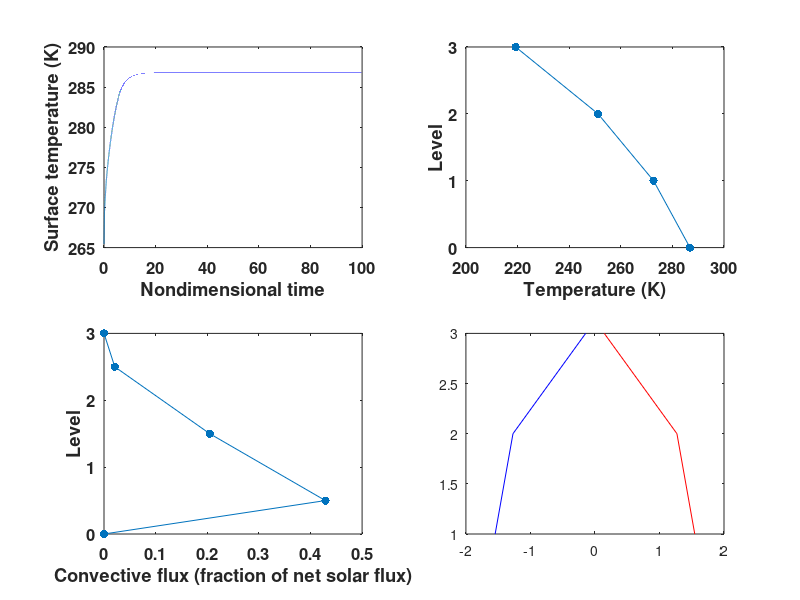

Reproduce this figure in MATLAB. (Note: this script raises an error after producing the figure.)
% Three-layer radiative-convective equilibrium with clouds
%
% This program solves the time-dependent problem to find steady-state solutions
%
% 's' denotes the surface, and '1', '2', and '3' denote succesively higher layers
%
% PARAMETERS
%
Te=255;			% Effective emission temperature in absence of clouds
flux=5.67e-8.*Te.^4;
%
f1=0.15;
f2=0.1;			% Fraction of clouds in each layer
f3=0.6;
%
ac1=0.8;
ac2=0.65;		% Cloud albedos in each layer
ac3=0.4;
%
ecloud1=0.9;
ecloud2=0.85;	% Cloud emissivities in each layer
ecloud3=0.8;
%
ec3=0.55;       % Background clear sky emissivity 
%
stoptime=100;	% Nondimensional time that integration stops
dt=0.001;		% Nondimensional time step
al=500;			% Convective relaxation parameter
asf=0.2;        % Asselin filter for time stepping
%
dtt=2.*dt;
clear Tgraph Time
%-------------------------------------------------------------------------------------
%
%	Calculate effective emissivity of layer 3
%
e3=(1-f3).*ec3+f3.*ecloud3;
%
ftemp=(1-ac1.*f1).*(1-ac2.*f2).*(1-ac3.*f3);
ftemp2=1-ftemp;
%
%  Initial guess
%
T31=0.75;
T21=T31+.147;
T11=T21+0.088;
Ts1=T11+0.056;
%
T31=T31.^4;
T21=T21.^4;
T11=T11.^4;
Ts1=Ts1.^4;
%
T32=T31;
T22=T21;
T12=T11;
Ts2=Ts1;
%
% Loop in time until solutions are stable
%
Tgraph=zeros(1,stoptime/dt);
Time=zeros(1,stoptime/dt);
Sprod=zeros(1,stoptime/dt);
%
for j=1:stoptime/dt
   %
   T3=T31.^0.25;
   T2=T21.^0.25;
   T1=T11.^0.25;
   Ts=Ts1.^0.25;
%
%  Re-calculate clear-sky and total emissivities taking into account 
%  variable water vapor. Added according to notes by Malte Jansen, 10/2007
%
   Tsc=Te.*Ts-273.15;
   T1c=Te.*T1-273.15;
   T2c=Te.*T2-273.15;
   T3c=Te.*T3-273.15;
   % Saturation vapor pressures in layers 1 and 2
   es1=6.112.*exp(17.67.*T1c./(243.5+T1c));
   es2=6.112.*exp(17.67.*T2c./(243.5+T2c));
   % Clear sky emissivities in layers 1 and 2
   ec1=1-(1-ec3).*exp(-0.21.*es1);
   ec2=1-(1-ec3).*exp(-0.41.*es2);
   % Effective emissivities in layers 1 and 2
   e1=(1-f1).*ec1+f1.*ecloud1;
   e2=(1-f2).*ec2+f2.*ecloud2;   
%
%  end mods
%
   Tgraph(j)=Te.*Ts;
   Time(j)=dt.*j;
%
%  Introduce temperature-dependent moist adiabatic lapse rates.  11/2007.   
%
% Saturation vapor pressure at surface
%
   ess=6.112.*exp(17.67.*Tsc./(243.5+Tsc));
   es3=6.112.*exp(17.67.*T3c./(243.5+T3c));
%   
% Saturation specific humidities
%
   qs=0.622.*ess./1000;
   q1=0.622.*es1./800;
   q2=0.622.*es2./600;
   q3=0.622.*es3./400;
%
% Moist adiabatic temperature differences across layers
%
   gam1=0.1.*(1+8.7e3.*(qs+q1)./(Te.*(Ts+T1)))./(1+1.36e7.*2.*(qs+q1)./(Te.*(Ts+T1)).^2);
   gam2=0.12.*(1+8.7e3.*(q1+q2)./(Te.*(T1+T2)))./(1+1.36e7.*2.*(q1+q2)./(Te.*(T1+T2)).^2);
   gam3=0.14.*(1+8.7e3.*(q2+q3)./(Te.*(T2+T3)))./(1+1.36e7.*2.*(q2+q3)./(Te.*(T2+T3)).^2);
%  
% Convective heat fluxes
%
   fcon1=al.*max(0,(Ts-T1-gam1));
   fcon2=al.*max(0,(T1-T2-gam2));
   fcon3=al.*max(0,(T2-T3-gam3));
%
%  Mods 10/17/2008
%
     f3=1-exp(-5.*fcon3);
     ecloud3=1-exp(-2.8.*f3);
     e3=(1-f3).*ec3+f3.*ecloud3; 
     ftemp=(1-ac1.*f1).*(1-ac2.*f2).*(1-ac3.*f3);
     ftemp2=1-ftemp;
%
% Calculate entropy production
%
   Sprod(j)=fcon1.*(1./T1-1./Ts)+fcon2.*(1./T2-1./T1)+fcon3.*(1./T3-1./T2);
%   
%
%  End mods
%
   dts=(1-ftemp2)+e1.*T12+e2.*(1-e1).*T22+e3.*(1-e2).*(1-e1).*T32-Ts1-fcon1;
   dt1=e1.*(Ts2+e2.*T22+(1-e2).*e3.*T32-2.*T11)+fcon1-fcon2;
   dt2=e2.*(e1.*T12+(1-e1).*Ts2+e3.*T32-2.*T21)+fcon2-fcon3;
   dt3=e3.*((1-e1).*(1-e2).*Ts2+(1-e2).*e1.*T12+e2.*T22-2.*T31)+fcon3;
   %
   Ts3=Ts1+dtt.*dts;
   T13=T11+dtt.*dt1;
   T23=T21+dtt.*dt2;
   T33=T31+dtt.*dt3;
%
%  Apply Asselin filter 
%
   Ts1=Ts2+asf.*(Ts1+Ts3-2.*Ts2);
   T11=T12+asf.*(T11+T13-2.*T12);
   T21=T22+asf.*(T21+T23-2.*T22);
   T31=T32+asf.*(T31+T33-2.*T32);
%
   Ts2=Ts3;
   T12=T13;
   T22=T23;
   T32=T33;
end
%
%   Plots
%
subplot(2,2,1), h=plot(Time,Tgraph);
set(gca,'fontweight','bold','fontsize',12)
xlabel('Nondimensional time','fontweight','bold')
ylabel('Surface temperature (K)','fontweight','bold')
Surface_temperature=num2str((Te.*Ts));
disp(strcat('Surface Temperature =',Surface_temperature))
z=[0 1 2 3];
tz=Te.*[Ts T1 T2 T3];
subplot(2,2,2), plot(tz,z);
set(gca,'fontweight','bold','fontsize',12)
xlabel('Temperature (K)','fontweight','bold')
ylabel('Level','fontweight','bold')
set(gca,'YTick',0:1:3)
hold on
scatter(tz,z,'filled');
hold off
zc=[0 0.5 1.5 2.5 3];
fcon=[0 fcon1 fcon2 fcon3 0];
subplot(2,2,3), plot(fcon,zc);
set(gca,'fontweight','bold','fontsize',12)
xlabel('Convective flux (fraction of net solar flux)','fontweight','bold')
ylabel('Level','fontweight','bold')
set(gca,'YTick',0:1:3)
hold on
gg=scatter(fcon,zc,'filled');
hold off
rad1=e1.*(Ts2+e2.*T22+(1-e2).*e3.*T32-2.*T11);
rad2=e2.*(e1.*T12+(1-e1).*Ts2+e3.*T32-2.*T21);
rad3=e3.*((1-e1).*(1-e2).*Ts2+(1-e2).*e1.*T12+e2.*T22-2.*T31);
cq1=fcon1-fcon2;
cq2=fcon2-fcon3;
cq3=fcon3;
fac=flux.*24.*3600./3e6;
radh=fac.*[rad1 rad2 rad3];
ch=fac.*[cq1 cq2 cq3];
zh=[1 2 3];
subplot(2,2,4),g=plot(radh,zh,'b',ch,zh,'r');
legend('Radiative','Convective',1)
set(gca,'fontweight','bold','fontsize',12)
xlabel('Heating rate (K/day)','fontweight','bold')
ylabel('Level','fontweight','bold')
set(gca,'YTick',1:1:3)



   
   



